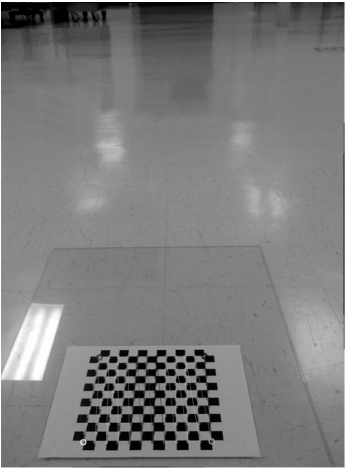
#> input picture project/3Dobject/Capture.PNG, 346 x 468 px, found by its file name
$ jupyter execute test.ipynb
#> lines starting #> are read from the running program, lines starting #| are printed output that depends on the picture
[cell 1]
import cv2
import numpy as np
import math
img = cv2.imread('capture.PNG', cv2.IMREAD_GRAYSCALE)
#> img is the input picture: shape (468, 346); min 0, max 255, mean 123.3
rows, cols = img.shape
#> rows = 468; cols = 346
# Vertical wave
img_output = np.zeros(img.shape, dtype=img.dtype)
for i in range(rows):
    for j in range(cols):
        offset_x = int(25.0 * math.sin(2 * 3.14 * i / 180))
        offset_y = 0
        if j+offset_x < rows:
            img_output[i,j] = img[i,(j+offset_x)%cols]
        else:
            img_output[i,j] = 0
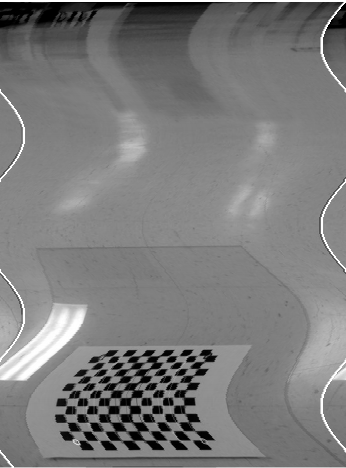
#> img_output: shape (468, 346); min 0, max 255, mean 123.3
cv2.imshow('Input', img)
cv2.imshow('Vertical wave', img_output)
#####################
# Horizontal wave
img_output = np.zeros(img.shape, dtype=img.dtype)
for i in range(rows):
    for j in range(cols):
        offset_x = 0
        offset_y = int(16.0 * math.sin(2 * 3.14 * j / 150))
        if i+offset_y < rows:
            img_output[i,j] = img[(i+offset_y)%rows,j]
        else:
            img_output[i,j] = 0
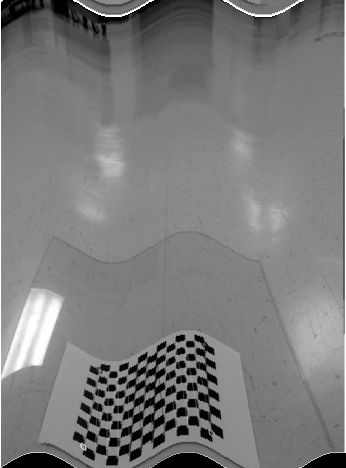
#> img_output: shape (468, 346); min 0, max 255, mean 122.5
cv2.imshow('Horizontal wave', img_output)
#####################
# Both horizontal and vertical
img_output = np.zeros(img.shape, dtype=img.dtype)
for i in range(rows):
    for j in range(cols):
        offset_x = int(20.0 * math.sin(2 * 3.14 * i / 150))
        offset_y = int(20.0 * math.cos(2 * 3.14 * j / 150))
        if i+offset_y < rows and j+offset_x < cols:
            img_output[i,j] = img[(i+offset_y)%rows,(j+offset_x)%cols]
        else:
             img_output[i,j] = 0
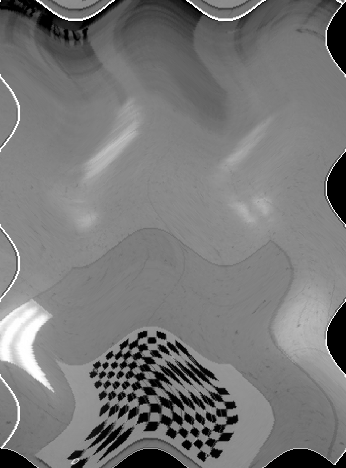
#> img_output: shape (468, 346); min 0, max 255, mean 119.9
cv2.imshow('Multidirectional wave', img_output)

#####################
# Concave effect
img_output = np.zeros(img.shape, dtype=img.dtype)
for i in range(rows):
    for j in range(cols):
        offset_x = int(128.0 * math.sin(2 * 3.14 * i / (2*cols)))
        offset_y = 0
        if j+offset_x < cols:
            img_output[i,j] = img[i,(j+offset_x)%cols]
        else:
            img_output[i,j] = 0
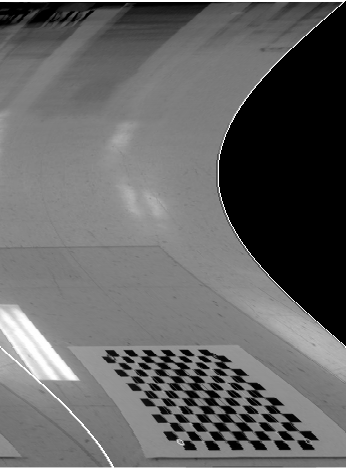
#> img_output: shape (468, 346); min 0, max 255, mean 100.5
cv2.imshow('Concave', img_output)
cv2.waitKey(0)
cv2.destroyAllWindows()

[cell 2]
print(img.shape)
#| (468, 346)

[cell 3]
# Horizontal wave
cv2.imshow('Input', img)
img_output = np.zeros(img.shape, dtype=img.dtype)
for i in range(rows):
    for j in range(cols):
        offset_x = 0
        offset_y = int(40 * math.sin(2 * 3.14 * j / (2*cols)))
        if i+offset_y < rows:
            img_output[i,j] = img[(i+offset_y)%rows,j]
        else:
            img_output[i,j] = 0
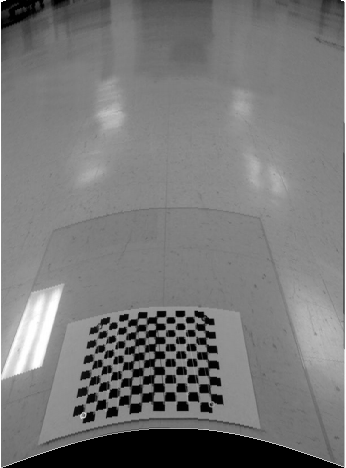
#> img_output: shape (468, 346); min 0, max 255, mean 119.4

cv2.imshow('Horizontal wave', img_output)
cv2.waitKey(0)
cv2.destroyAllWindows()

$ run again, with project/3Dobject/try1.jpg saved as project/3Dobject/Capture.PNG
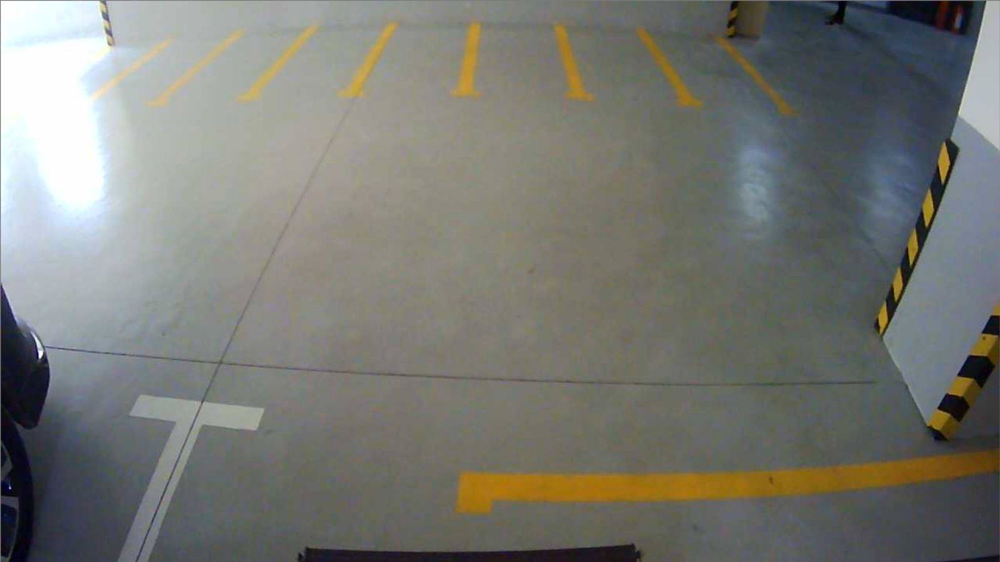
#> input picture project/3Dobject/try1.jpg, 1000 x 562 px, shrunk from 1602 x 900 before the run, found by its file name
#> after the loop `for i in range(rows):`:
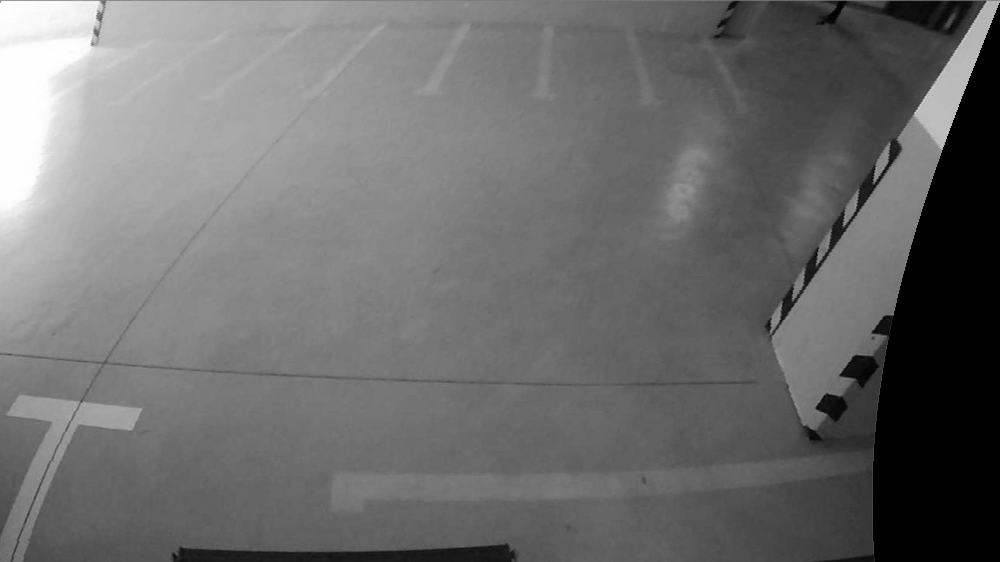
#> img_output: shape (562, 1000); min 0, max 255, mean 108.8
#| (562, 1000)
#> after the loop `for i in range(rows):`:
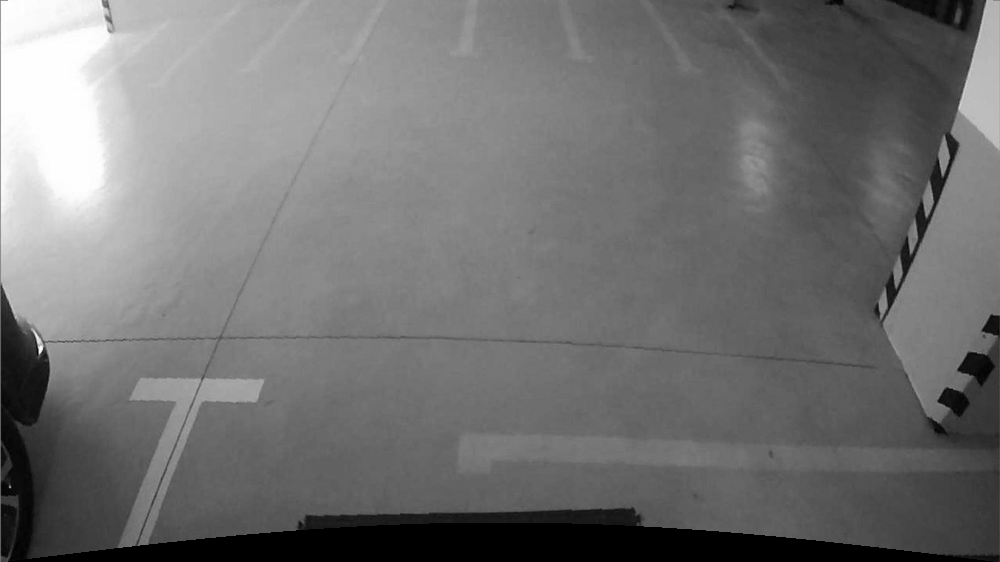
#> img_output: shape (562, 1000); min 0, max 255, mean 114.1
